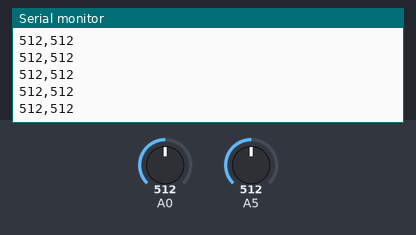
This sketch was run on a simulated Arduino Uno, built with avr-gcc and run on an emulated ATmega328P. On the bench: the last lines printed to the serial monitor. Inputs (shaded band) come from the test bench; at power-on: A0 = 512, A5 = 512.

Above: at 1.2 s.
1.3 s: A0 set to 987
At 1.8 s:
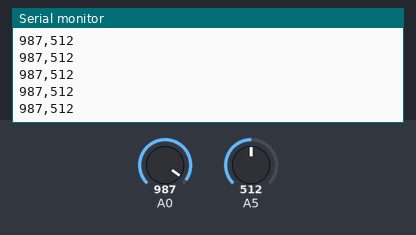
2.8 s: A0 set to 1012
At 3.3 s:
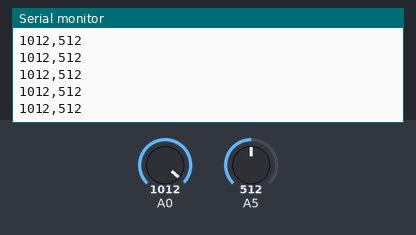
Timing chart, 0 to 5.8 s (numbered marks = the images above; inputs shaded):
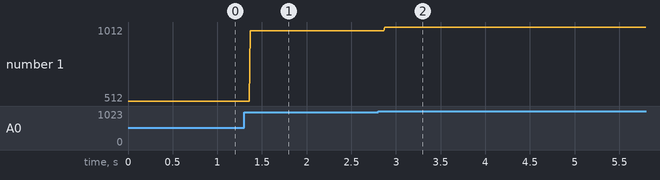

The sketch:

EMGofWar.ino
```cpp
void setup() {
  // initialize the serial communication:
  Serial.begin(9600);
}

void loop() {
  // send the value of analog input 0:
  Serial.print(analogRead(A0));
  Serial.print(',');
  Serial.println(analogRead(A5));
  // wait a bit for the analog-to-digital converter
  // to stabilize after the last reading:
  delay(2);
}
```

Measured:
- after the input at 1.3 s, the serial monitor: prints a new line after 0.07 s (image 1)
- after the input at 2.8 s, the serial monitor: prints a new line after 0.07 s (image 2)
- plotted number 1: 512 → 987 after the input at 1.3 s, 987 → 1012 after the input at 2.8 s
